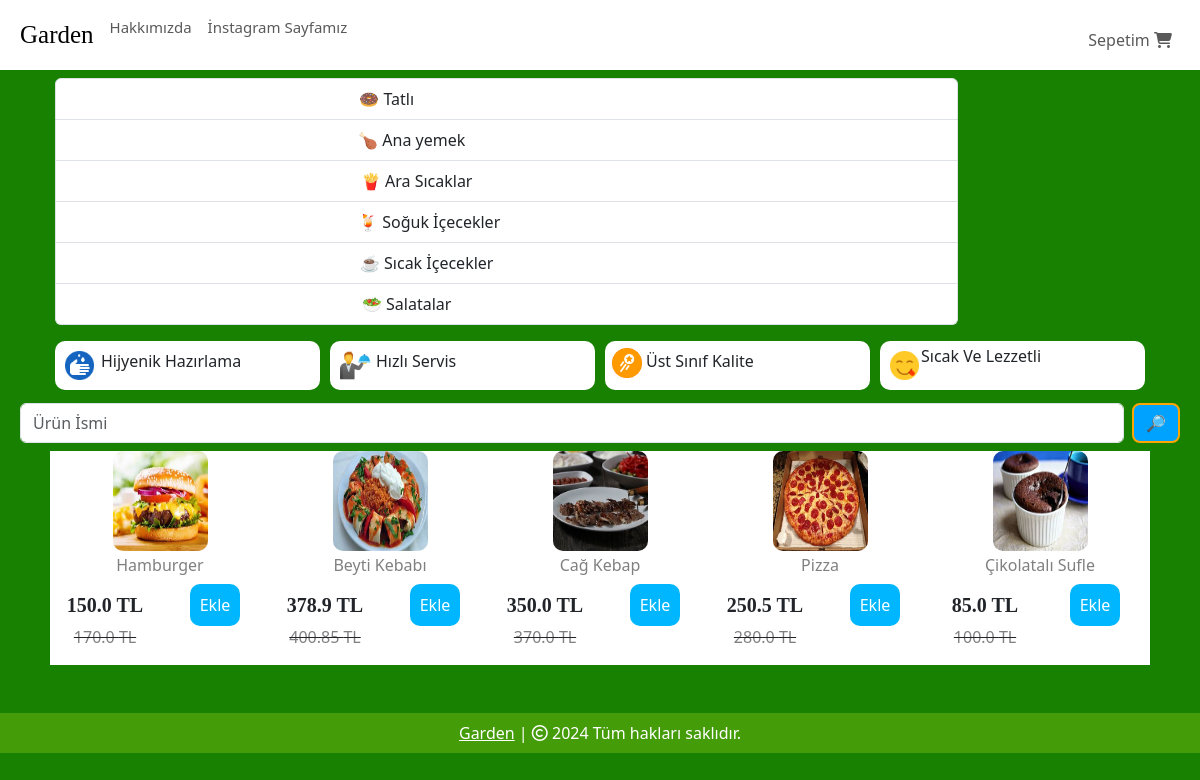
The page / on the database its author committed.
### website/models.py (models this page shows, shortened)
class Product(db.Model):
    id = db.Column(db.Integer, primary_key=True)
    product_name = db.Column(db.String(100), nullable=False)
    current_price = db.Column(db.Float, nullable=False)
    previous_price = db.Column(db.Float, nullable=False)
    in_stock = db.Column(db.Integer, nullable=False)
    product_picture = db.Column(db.String(1000), nullable=False)
    flash_sale = db.Column(db.Boolean, default=False)
    date_added = db.Column(db.DateTime, default=datetime.utcnow)
    carts = db.relationship('Cart', backref=db.backref('product', lazy=True))
    orders = db.relationship('Order', backref=db.backref('product', lazy=True))

### website/views.py (the view)
@views.route('/')
def home():
    items = Product.query.filter_by(flash_sale=True)
    return render_template('home.html', items=items, cart=Cart.query.filter_by(customer_link=current_user.id).all()
                           if current_user.is_authenticated else [])

### website/templates/home.html (shortened to what this page needs)
{% extends 'base.html' %}
{% block body %}
<div class="container text-center">
    <div class="row" style="margin: 5px; margin-left:-2px; margin-right:-2px;">
      <div class="col " style="margin: 3px;">
        <div class="list-group" id="right1">
            <a href="" class="list-group-item list-group-item-action">
                <span class="link-name">🍩  Tatlı</span>
            </a>
            <a href="" class="list-group-item list-group-item-action">
                <span class="link-name">🍗 Ana yemek</span>
            </a>
            <a href="" class="list-group-item list-group-item-action">
                <span class="button">🍟 Ara Sıcaklar</span>
            </a>
            <a href="" class="list-group-item list-group-item-action">
                <span class="button">🍹 Soğuk İçecekler</span>
            </a>
            <a href="" class="list-group-item list-group-item-action">
                <span class="button">☕ Sıcak İçecekler</span>
            </a>
            <a href="" class="list-group-item list-group-item-action">
                <span class="button">🥗  Salatalar</span>
            </a>
        </div>
      </div>
      <div class="col-md-2">
        </div>
      </div>
    </div>
<div class="container text-center">
    <div class="row" style="margin: 8px;">
        <div class="col" style="display: flex; background-color: white; border-radius: 10px; padding: 7px; margin: 5px;">
            <img src="../static/images/techweek.png" alt="" style="width: 35px; height: 35px;">
            <h6 style="margin: 4px">Hijyenik Hazırlama </h6>
        </div>
        <div class="col" style="display: flex; background-color: white; border-radius: 10px; padding: 7px; margin: 5px;">
            <img src="../static/images/FreeDelivery.png" alt="" style="width: 35px; height: 35px;">
            <h6 style="margin: 4px">Hızlı Servis</h6>
        </div>
        <div class="col" style="display: flex; background-color: white; border-radius: 10px; padding: 7px; margin: 5px;">
            <img src="../static/images/food.png" alt="" style="width: 30px; height: 30px;">
            <h6 style="margin: 4px">Üst Sınıf Kalite</h6>
        </div>
        <div class="col" style="display: flex; background-color: white; border-radius: 10px; padding: 7px; margin: 5px;">
            <img src="../static/images/airtime.png" alt="" style="width: 35px; height: 35px;">
            <h6 style="margin: -1px">Sıcak Ve Lezzetli</h6>
        </div>
    </div>
</div>
<form class="d-flex" role="search" action="/search" style="margin-left:20px; margin-right:20px;" method="POST">
    <input class="form-control me-2" name="search" type="search" placeholder="Ürün İsmi" aria-label="Search">
    <button class="btn" type="submit">🔎</button>
  </form>
<div class="container text-center">
    <div class="row" style="margin: 8px; border-radius: 10px; background-color: rgb(219, 219, 218);" id="column">
        {% for item in items %}
        <div class="col" style=" background-color: rgb(255, 255, 255);">
            <img src="{{ item.product_picture }}" alt="" style="height: 100px; width: 95px; border-radius: 10px;">
            <div class="row" style="margin-top: 5px;">
                <h6 style="color: gray;">{{ item.product_name }}</h6>
            </div>
            <div class="row" style="margin-top: 10px;">
                <div class="col">
                    <h5 style="font-weight: 600; font-family: 'Times New Roman', Times, serif;">{{ item.current_price }} TL</h5>
                    <strike><p style="color: gray;">{{ item.previous_price}} TL</p></strike>
                </div>
                <div class="col">
                    <a href="/add-to-cart/{{ item.id }}">Ekle</a>
                </div>
            </div>
        </div>
        {% endfor %}
    </div>
</div>
{% endblock %}

### website/static/css/style.css (style rules this page uses)
.d-flex .btn { background: rgb(0, 162, 255); border: 2px solid orange; border-radius: 8px; color: #fff; }
.container .row .col .row .col a { background-color: rgb(0, 183, 255); padding: 10px; border-radius: 10px; text-decoration: none; color: white; }

### rows shown on the page
Product: product_picture (picture), product_name "Hamburger", current_price "150.0", previous_price "170.0"
Product: product_picture (picture), product_name "Beyti Kebabı", current_price "378.9", previous_price "400.85"
Product: product_picture (picture), product_name "Cağ Kebap", current_price "350.0", previous_price "370.0"
Product: product_picture (picture), product_name "Pizza", current_price "250.5", previous_price "280.0"
Product: product_picture (picture), product_name "Çikolatalı Sufle", current_price "85.0", previous_price "100.0"
